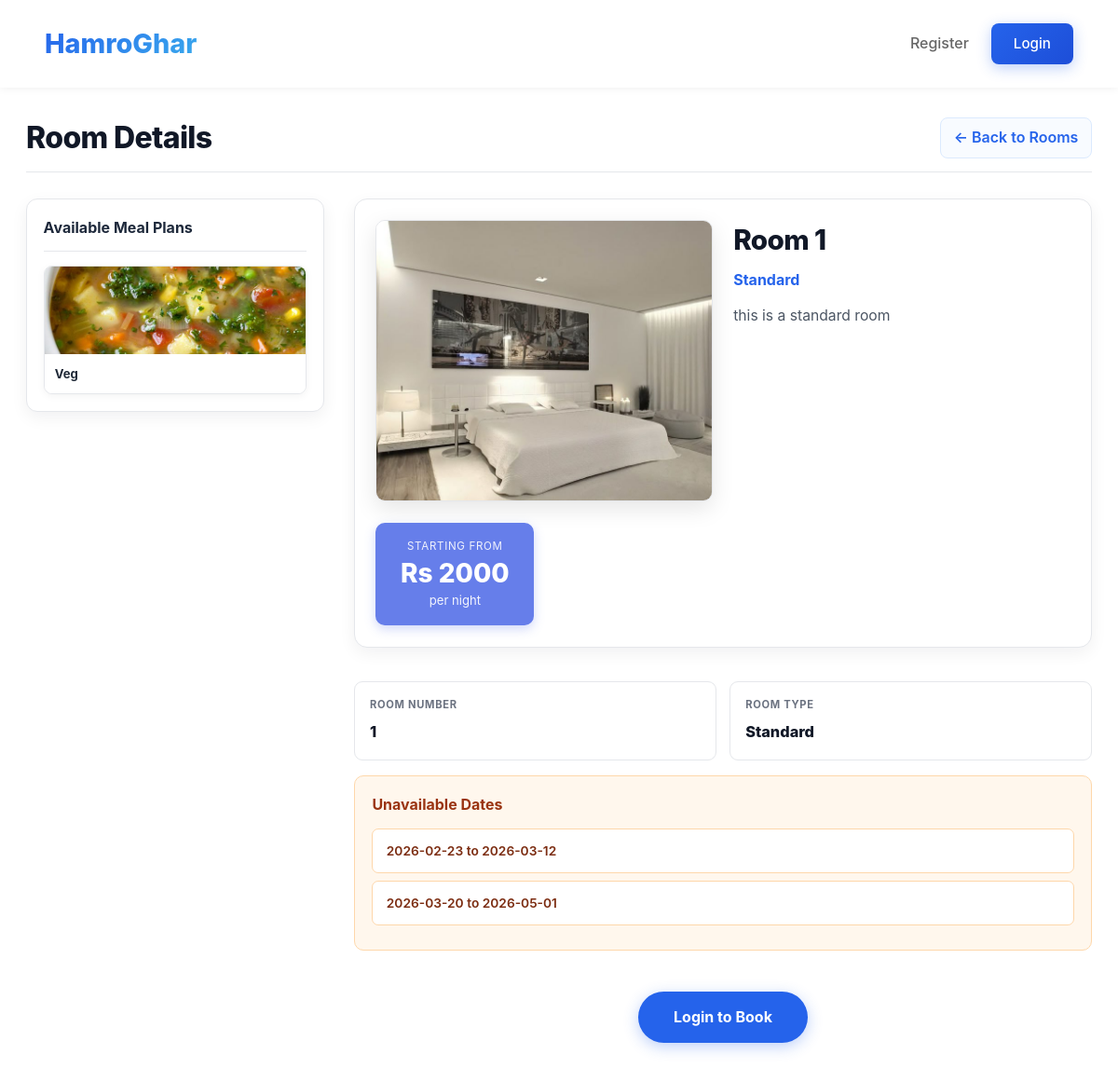
/view_room/1, run on the app's committed database.
### tables this page shows
CREATE TABLE meal_plans (
            meal_plan_id INTEGER PRIMARY KEY AUTOINCREMENT,
            meal_plan_name TEXT UNIQUE NOT NULL,
            image_path TEXT
        );

CREATE TABLE room_types (
            room_type_id INTEGER PRIMARY KEY AUTOINCREMENT,
            room_type_name TEXT UNIQUE NOT NULL,
            description TEXT,
            price_per_night INTEGER,
            image_path TEXT
        , max_guests INTEGER NOT NULL DEFAULT 2);

CREATE TABLE rooms (
            room_id INTEGER PRIMARY KEY AUTOINCREMENT,
            room_number TEXT UNIQUE NOT NULL,
            room_type_id INTEGER NOT NULL,
            price_per_night INTEGER,
            FOREIGN KEY(room_type_id) REFERENCES room_types(room_type_id) ON DELETE CASCADE
        );

### hotel_app/controllers/public_controller.py (the view)
def room(room_id):
    room = room_model.get_public(room_id)
    if not room:
        flash("Room not found!", "danger")
        return redirect(url_for("landing"))
    meal_plans = meal_plan_model.list_all()
    unavailable_ranges = get_unavailable(room_id)
    return render_template(
        "view_room.html",
        room=room,
        meal_plans=meal_plans,
        unavailable_ranges=unavailable_ranges,
    )

### hotel_app/controllers/public_controller.py (called while the page is built)
def get_unavailable(room_id):
    return booking_service.get_unavailable(room_id)

### hotel_app/models/booking_model.py (called while the page is built)
def list_active_windows(room_id):
    conn = db_model.conn()
    rows = conn.execute(
        """
        SELECT arrival_year, arrival_month, arrival_date, total_nights
        FROM bookings
        WHERE room_id = ? AND booking_status = 'Not_Canceled'
    """,
        (room_id,),
    ).fetchall()
    conn.close()
    return rows

### hotel_app/models/db.py (called while the page is built)
def conn():
    conn = sqlite3.connect(DB_PATH)
    conn.row_factory = sqlite3.Row
    conn.execute("PRAGMA foreign_keys = ON")
    return conn

### hotel_app/models/meal_plan_model.py (called while the page is built)
def list_all():
    conn = db_model.conn()
    rows = conn.execute("SELECT * FROM meal_plans").fetchall()
    conn.close()
    return rows

### hotel_app/models/room_model.py (called while the page is built)
def get_public(room_id):
    conn = db_model.conn()
    row = conn.execute(
        """
        SELECT r.room_id, r.room_number, r.price_per_night, t.room_type_name, t.image_path, t.description
        FROM rooms r
        JOIN room_types t ON r.room_type_id = t.room_type_id
        WHERE r.room_id=?
    """,
        (room_id,),
    ).fetchone()
    conn.close()
    return row

### hotel_app/services/booking_service.py (called while the page is built)
def get_stay_row(row):
    total_nights = int(row["total_nights"] or 0)
    checkin = datetime(row["arrival_year"], row["arrival_month"], row["arrival_date"]).date()
    checkout = checkin + timedelta(days=total_nights)
    return checkin, checkout, total_nights

def get_unavailable(room_id):
    rows = booking_model.list_active_windows(room_id)
    ranges = []
    for row in rows:
        start, end, nights = get_stay_row(row)
        if nights > 0:
            ranges.append({"start": start.isoformat(), "end": end.isoformat()})
    return ranges

### templates/view_room.html (shortened to what this page needs)
<!DOCTYPE html>
<html lang="en">
<head>
    <link rel="stylesheet" href="{{ url_for('static', filename='css/landing.css') }}">
    <link rel="stylesheet" href="{{ url_for('static', filename='css/flash.css') }}">
    <link rel="stylesheet" href="{{ url_for('static', filename='css/view_room.css') }}">
</head>
<body>
    <header>
        <div class="logo">HamroGhar</div>
        <div class="header-right">
            <a href="{{ url_for('register') }}">Register</a>
            <a href="{{ url_for('login') }}" class="btn btn-primary header-login-btn">Login</a>
        </div>
    </header>
    <div class="view-room-container">
        <div class="room-detail-header">
            <h1>Room Details</h1>
            <a href="{{ url_for('landing') }}" class="back-link">
                &larr; Back to Rooms
            </a>
        </div>
        <div class="main-content-layout">
            {% if meal_plans and meal_plans|length > 0 %}
            <div class="meal-plans-sidebar">
                <h3>Available Meal Plans</h3>
                <div class="meal-plans-list">
                    {% for meal_plan in meal_plans %}
                    {% if meal_plan.meal_plan_name != 'No Meal' %}
                    <div class="meal-plan-item">
                        {% if meal_plan.image_path %}
                        <img src="{{ url_for('static', filename='uploads/menu_plans/' ~ meal_plan.image_path) }}"
                             alt="{{ meal_plan.meal_plan_name }}">
                        {% else %}
                        <img src="https://via.placeholder.com/300x150/e5e7eb/6b7280?text=Meal+Plan"
                             alt="Meal Plan">
                        {% endif %}
                        <div class="meal-plan-name">{{ meal_plan.meal_plan_name }}</div>
                    </div>
                    {% endif %}
                    {% endfor %}
                </div>
            </div>
            {% endif %}
            <div class="room-details-column">
                <div class="room-overview">
                    <div class="room-image-container">
                        {% if room.image_path %}
                        <img src="{{ url_for('static', filename='uploads/rooms/' ~ room.image_path) }}" alt="{{ room.room_type_name }}">
                        {% else %}
                        <img src="https://via.placeholder.com/300x200/6366f1/ffffff?text=Room+{{ room.room_number }}" alt="Room Image">
                        {% endif %}
                    </div>
                    <div class="room-basic-info">
                        <h2 class="room-title">Room {{ room.room_number }}</h2>
                        <p class="room-type">{{ room.room_type_name }}</p>
                        {% if room.description %}
                        <p class="room-description">{{ room.description }}</p>
                        {% endif %}
                    </div>
                    <div class="price-section">
                        <div class="price-label">Starting from</div>
                        <div class="price-amount">Rs {{ room.price_per_night|default(0) }}</div>
                        <div class="price-per-night">per night</div>
                    </div>
                </div>
                <div class="room-details-section">
                    <div class="room-info-grid">
                        <div class="info-item">
                            <strong>Room Number</strong>
                            <span>{{ room.room_number }}</span>
                        </div>
                        <div class="info-item">
                            <strong>Room Type</strong>
                            <span>{{ room.room_type_name }}</span>
                        </div>
                    </div>
                    <div class="unavailable-dates-section">
                        <h3>Unavailable Dates</h3>
                        <ul class="unavailable-list">
                            {% if unavailable_ranges and unavailable_ranges|length > 0 %}
                                {% for r in unavailable_ranges %}
                                    <li>{{ r.start[:10] }} to {{ r.end[:10] }}</li>
                                {% endfor %}
                            {% else %}
                                <li class="empty-state">No unavailable dates. Room is available for booking!</li>
                            {% endif %}
                        </ul>
                    </div>
                </div>
                <div class="book-button-container">
                    <a href="{{ url_for('book_room', room_id=room.room_id) if session.get('user_id') else url_for('login', next=url_for('book_room', room_id=room.room_id)) }}"
                       class="btn-book-large">
                        {% if session.get('user_id') %}
                            Book Now
                        {% else %}
                            Login to Book
                        {% endif %}
                    </a>
                </div>
            </div>
        </div>
    </div>
</body>
</html>

### static/css/landing.css (style rules this page uses)
* { margin: 0; padding: 0; box-sizing: border-box; }
body { font-family: -apple-system, BlinkMacSystemFont, 'Segoe UI', Roboto, sans-serif; line-height: 1.6; color: #333; background: #ffffff; }
header { display: flex; justify-content: space-between; align-items: center; padding: 1.5rem 3rem; background: #ffffff; box-shadow: 0 2px 8px rgba(0, 0, 0, 0.05); position: sticky; top: 0; z-index: 100; }
.logo { font-size: 1.8rem; font-weight: 800; background: linear-gradient(135deg, #2563eb, #3aabed); -webkit-background-clip: text; -webkit-text-fill-color: transparent; background-clip: text; }
.header-right { display: flex; gap: 1.5rem; align-items: center; }
.header-right a { text-decoration: none; color: #666; font-weight: 500; transition: color 0.3s; padding: 0.5rem 0; }
.header-right a.header-login-btn { color: #fff; padding: 0.6rem 1.5rem; font-size: 0.95rem; }
h1 { font-size: 3.5rem; margin-bottom: 1.5rem; color: #ffffff; font-weight: 800; line-height: 1.2; }
.btn { padding: 0.9rem 2rem; font-size: 1rem; text-decoration: none; border-radius: 8px; border: none; cursor: pointer; font-weight: 600; transition: all 0.3s ease; display: inline-block; }
.btn-primary { background: linear-gradient(135deg, #2563eb, #1d4ed8); color: white; box-shadow: 0 4px 15px rgba(37, 99, 235, 0.3); }

### data on the page
meal_plans: image_path (picture), meal_plan_name "Veg"
room_types: image_path (picture), room_type_name "Standard", description "this is a standard room"
rooms: room_number "1", price_per_night "2000"

### other printed values
{{ r.start[:10] }} "2026-02-23" "2026-03-20"
{{ r.end[:10] }} "2026-03-12" "2026-05-01"
